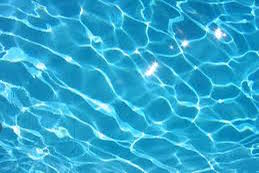
%> input picture matlab_code/water_back.jpeg, 259 x 173 px
$ octave test2.m   (GNU Octave 9; MATLAB toolbox functions it lacks are replaced by stand-ins)
%> lines starting %> are read from the running program, lines starting %| are printed output that depends on the picture
### matlab_code/poisson_solver_function.m
function [img_direct] = poisson_solver_function(gx,gy,boundary_image)
[H,W] = size(boundary_image);
gxx = zeros(H,W);
gyy = zeros(H,W);
f = zeros(H,W); j = 1:H-1; k = 1:W-1;
% Laplacian
gyy(j+1,k) = gy(j+1,k) - gy(j,k);
gxx(j,k+1) = gx(j,k+1) - gx(j,k);
f = gxx + gyy;
clear j k gxx gyy gyyd gxxd
% boundary image contains image intensities at boundaries
boundary_image(2:end-1,2:end-1) = 0;
%disp(’Solving Poisson Equation Using DST’); tic
j = 2:H-1; k = 2:W-1;
f_bp = zeros(H,W);
f_bp(j,k) = -4*boundary_image(j,k) + boundary_image(j,k+1) + boundary_image(j,k-1) + boundary_image(j-1,k)+ boundary_image(j+1,k);
clear j k
f1 = f - reshape(f_bp,H,W);% subtract boundary points contribution
clear f_bp f
% DST Sine Transform algo starts here
f2 = f1(2:end-1,2:end-1); clear f1
%compute sine transform
tt = dst(f2); f2sin = dst(tt')';
clear f2
%compute Eigen Values
[x,y] = meshgrid(1:W-2,1:H-2);
denom = (2*cos(pi*x/(W-1))-2) + (2*cos(pi*y/(H-1)) - 2) ;
%divide
f3 = f2sin./denom; clear f2sin x y
%compute Inverse Sine Transform
tt = idst(f3); clear f3; img_tt = idst(tt')'; clear tt
%time_used = toc; disp(sprintf(’Time for Poisson Reconstruction = %f secs’,time_used));
% put solution in inner points; outer points obtained from boundary image
img_direct = boundary_image;
img_direct(2:end-1,2:end-1) = 0;
img_direct(2:end-1,2:end-1) = img_tt;

### matlab_code/test2.m
img1 = imread('water_back.jpeg');
%> img1 is the input picture: size 173x259x3 uint8; mean R, G, B 44.5, 167.1, 206.6
[H,W,C] = size(img1);
%> H = 173; W = 259; C = 3
img =  imread('water_front.png');
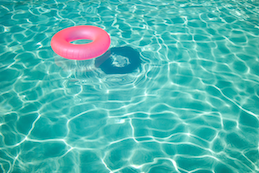
%> input picture matlab_code/water_front.png, 259 x 173 px
%> img is the input picture: size 173x259x3 uint8; mean R, G, B 73.2, 180.4, 175
img = double(img);
%> img: size 173x259x3 double
% Find gradinets
% Reconstruct image from gradients for verification
img_rec = zeros(H,W,3);
for num=1:3
    gx = zeros(H,W);
    gy = zeros(H,W);
    j = 1:H-1; k = 1:W-1;
    gx(j,k) = (img(j,k+1,num) - img(j,k,num));
    gy(j,k) = (img(j+1,k,num) - img(j,k,num));

%     gx(j,k) = max(gx(j,k),img1(j,k+1,num) - img1(j,k,num));
%     gy(j,k) = max(gy(j,k),img1(j+1,k,num) - img1(j,k,num));
    img_rec(:,:,num) = poisson_solver_function(gx,gy,img1(:,:,num));
end
%> this loop made 3 passes
%> pass 1, in poisson_solver_function, `f2 = f1(2:end-1,2:end-1); clear f1`:
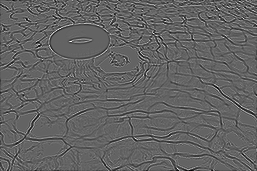
%> f2: size 171x257 double; min -323, max 501, mean -0.7; drawn with min black and max white
%> pass 1, in poisson_solver_function, `tt = dst(f2)`:
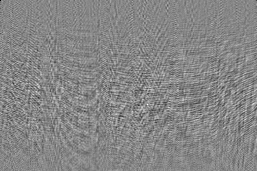
%> tt: size 171x257 double; min -4972.2, max 4411.9, mean -19; drawn with min black and max white
%> after the loop:
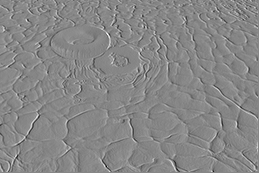
%> gx: size 173x259 double; min -82, max 73, mean 0.1; drawn with min black and max white
%> after the loop:
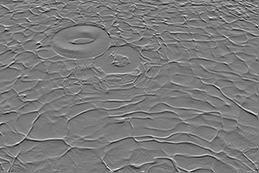
%> gy: size 173x259 double; min -72, max 76, mean -0.1; drawn with min black and max white
%> after the loop:
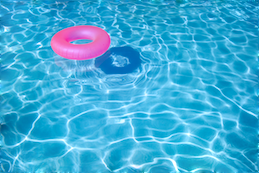
%> img_rec: size 173x259x3 double; mean R, G, B 60.3, 170.8, 214.5
figure,imshow(uint8(img-img_rec));
%> after `imshow(uint8(img-img_rec))`:
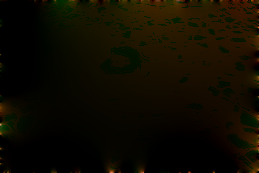
%> displayed picture: size 173x259x3, on the screen's scale of 0 to 255; mean R, G, B 15.3, 11.2, 0
figure,imshow(uint8(img_rec));
figure,imshow(uint8(img));
